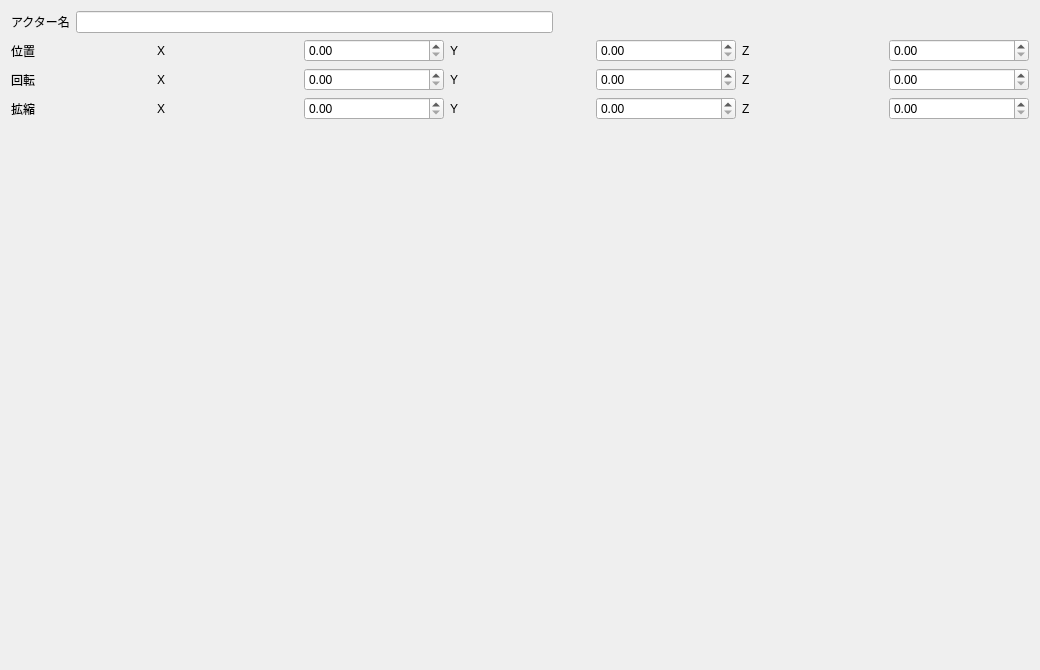
<?xml version="1.0" encoding="UTF-8"?>
<ui version="4.0">
 <class>Engine46ActorEditor</class>
 <widget class="QWidget" name="Engine46ActorEditor">
  <property name="geometry">
   <rect>
    <x>0</x>
    <y>0</y>
    <width>1040</width>
    <height>670</height>
   </rect>
  </property>
  <property name="windowTitle">
   <string>Form</string>
  </property>
  <layout class="QVBoxLayout" name="verticalLayout_2">
   <item>
    <layout class="QHBoxLayout" name="horizontalLayout">
     <item>
      <widget class="QLabel" name="label">
       <property name="text">
        <string>アクター名</string>
       </property>
      </widget>
     </item>
     <item>
      <widget class="QLineEdit" name="lineEdit_ActorName"/>
     </item>
     <item>
      <spacer name="horizontalSpacer">
       <property name="orientation">
        <enum>Qt::Horizontal</enum>
       </property>
       <property name="sizeHint" stdset="0">
        <size>
         <width>40</width>
         <height>20</height>
        </size>
       </property>
      </spacer>
     </item>
    </layout>
   </item>
   <item>
    <layout class="QGridLayout" name="gridLayout">
     <item row="0" column="0">
      <widget class="QLabel" name="label_2">
       <property name="text">
        <string>位置</string>
       </property>
      </widget>
     </item>
     <item row="0" column="4">
      <widget class="QDoubleSpinBox" name="doubleSpinBox_PosY"/>
     </item>
     <item row="0" column="5">
      <widget class="QLabel" name="label_5">
       <property name="text">
        <string>Z</string>
       </property>
      </widget>
     </item>
     <item row="1" column="2">
      <widget class="QDoubleSpinBox" name="doubleSpinBox_RotX"/>
     </item>
     <item row="1" column="4">
      <widget class="QDoubleSpinBox" name="doubleSpinBox_RotY"/>
     </item>
     <item row="1" column="1">
      <widget class="QLabel" name="label_7">
       <property name="text">
        <string>X</string>
       </property>
      </widget>
     </item>
     <item row="0" column="3">
      <widget class="QLabel" name="label_4">
       <property name="text">
        <string>Y</string>
       </property>
      </widget>
     </item>
     <item row="0" column="6">
      <widget class="QDoubleSpinBox" name="doubleSpinBox_PosZ"/>
     </item>
     <item row="0" column="1">
      <widget class="QLabel" name="label_3">
       <property name="text">
        <string>X</string>
       </property>
      </widget>
     </item>
     <item row="0" column="2">
      <widget class="QDoubleSpinBox" name="doubleSpinBox_PosX"/>
     </item>
     <item row="1" column="6">
      <widget class="QDoubleSpinBox" name="doubleSpinBox_RotZ"/>
     </item>
     <item row="1" column="0">
      <widget class="QLabel" name="label_6">
       <property name="text">
        <string>回転</string>
       </property>
      </widget>
     </item>
     <item row="1" column="5">
      <widget class="QLabel" name="label_9">
       <property name="text">
        <string>Z</string>
       </property>
      </widget>
     </item>
     <item row="1" column="3">
      <widget class="QLabel" name="label_8">
       <property name="text">
        <string>Y</string>
       </property>
      </widget>
     </item>
     <item row="2" column="0">
      <widget class="QLabel" name="label_10">
       <property name="text">
        <string>拡縮</string>
       </property>
      </widget>
     </item>
     <item row="2" column="1">
      <widget class="QLabel" name="label_11">
       <property name="text">
        <string>X</string>
       </property>
      </widget>
     </item>
     <item row="2" column="2">
      <widget class="QDoubleSpinBox" name="doubleSpinBox_ScaX"/>
     </item>
     <item row="2" column="3">
      <widget class="QLabel" name="label_12">
       <property name="text">
        <string>Y</string>
       </property>
      </widget>
     </item>
     <item row="2" column="4">
      <widget class="QDoubleSpinBox" name="doubleSpinBox_ScaY"/>
     </item>
     <item row="2" column="5">
      <widget class="QLabel" name="label_13">
       <property name="text">
        <string>Z</string>
       </property>
      </widget>
     </item>
     <item row="2" column="6">
      <widget class="QDoubleSpinBox" name="doubleSpinBox_ScaZ"/>
     </item>
    </layout>
   </item>
   <item>
    <spacer name="verticalSpacer">
     <property name="orientation">
      <enum>Qt::Vertical</enum>
     </property>
     <property name="sizeHint" stdset="0">
      <size>
       <width>20</width>
       <height>40</height>
      </size>
     </property>
    </spacer>
   </item>
  </layout>
 </widget>
 <resources/>
 <connections/>
</ui>
